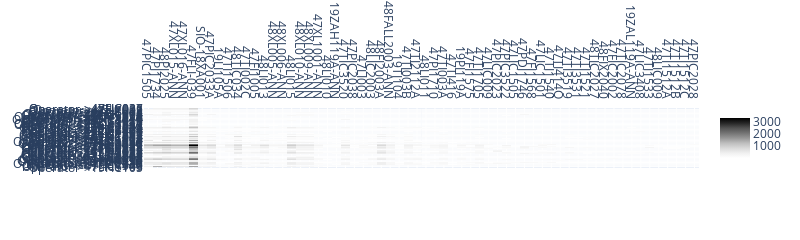

This figure's notebook cell:
### Code cell
# print(list(mg1.nodes))
import numpy as np
def operatorAlarmRelationHisto(g, filter_weght):

      
    # remove_edges = []
    # for op, al, weight in g.edges.data("weight"):
    #     if weight <=filter_weght:
    #         remove_edges.append((op,al))
    
    # print(">> Edges Being Removed: ", remove_edges)
    # g.remove_edges_from(remove_edges)
    # g.remove_nodes_from(list(nx.isolates(g)))

    int2operator = dict(enumerate([action for action in g.nodes if action.find("Operator")!=-1]))
    int2alarm = dict(enumerate([alarm for alarm in g.nodes if alarm.find("Operator")==-1]))

    alarm2int = {v:k for k,v in int2alarm.items()}
    operator2int = {v:k for k,v in int2operator.items()}

    
    # data = np.zeros((len(operat2int),len(alarm2int)))
    data = [[None for i in range(len(alarm2int))] for j in range(len(operator2int))]
    print(">> Dimension",len(data[0]), len(data))
#     print(data)

    print(f"After Removol: Alarm Tags = {len(alarm2int)} \n Operator Tags ={len(operator2int)} ")
    
    for op, al, weight in mg.edges.data("weight"):
        data[operator2int[op]][alarm2int[al]] = weight
    
#     print(data)
    import plotly.graph_objects as go

    fig = go.Figure(data=go.Heatmap(
                   z=data,
                    y = [int2operator[v] for v in int2operator.keys()],
                    x = [int2alarm[v] for v in int2alarm.keys()],
                   hoverongaps = False,colorscale='Greys'))
    
    
    fig.update_layout(
    width=800,
    height=100,
#     paper_bgcolor="LightSteelBlue",
    xaxis_nticks =150,
    yaxis_nticks =150
    )
    fig.update_xaxes(side="top")
    fig.show()


    

operatorAlarmRelationHisto(mg,0)

### Figure 1 — Plotly figure (JSON) as saved in the notebook; plotly's stock layout.template omitted (floating-point values rounded to 4 significant figures; data arrays with more than 128 entries replaced by an {"elided": "..."} marker saying what was removed)
{"data": [{"colorscale": [[0, "rgb(255,255,255)"], [0.125, "rgb(240,240,240)"], [0.25, "rgb(217,217,217)"], [0.375, "rgb(189,189,189)"], [0.5, "rgb(150,150,150)"], [0.625, "rgb(115,115,115)"], [0.75, "rgb(82,82,82)"], [0.875, "rgb(37,37,37)"], [1, "rgb(0, 0, 0)"]], "hoverongaps": false, "type": "heatmap", "x": ["47PIC1505", "47PI1734", "48PI2025", "47XL015-ANN", "47XL016-ANN", "47FLI-039", "SIO-18XA001", "47PIC2033A", "19LI105A", "47TI1506", "48TIC034", "47TI002C", "47FI1005", "48LI013", "48XL005-ANN", "48XL006-ANN", "48LI015", "48XL010-ANN", "48XL009-ANN", "47XL1001-ANN", "48LI010", "19ZAH119A-ANN", "47TIC3520", "47PIC2038", "47LI003", "48LIC2003", "48FI2003A", "48FALL2003-ANN", "19TI104", "47TI003B", "47TI2112A", "48LI011", "47PI1710", "47TI003A", "47TI416", "19PI119A", "47FI1575", "47TI1705", "47LIC009", "47PIC2023", "47PIC3522", "47LIC1505", "47PDI1746", "47FI1568", "47LIC1501", "47TI1540", "47TI414Q", "47TI3519", "47TI3531", "47TI1521", "48TIC2027", "48FIX2040", "47FIC2002", "47TIC2078", "19ZAL119A-ANN", "47LIC3408", "47TI1533", "48LIC009", "47TI1512A", "47TI1512B", "47TI1512C", "47PIC2028"], "y": ["Operator->19FIC105", "Operator->47LIC3103", "Operator->47FIC1540", "Operator->47FIC033", "Operator->47PIC2033B", "Operator->47PIC017", "Operator->47TIC259", "Operator->47HIC003B", "Operator->47HIC003D", "Operator->47TIC415", "Operator->47HIC2008", "Operator->47FIC2002", "Operator->48LI015", "Operator->47LIC1509", "Operator->47TIC1511", "Operator->47TIC2078", "Operator->47TIC3520", "Operator->47TIC007", "Operator->47FIC2032", "Operator->47PIC028", "Operator->47PIC029", "Operator->47FIC3102", "Operator->47TIC274", "Operator->47TIC927E", "Operator->47FIC013", "Operator->47TIC937E", "Operator->47PIC027", "Operator->47FIC2036", "Operator->47HIC003C", "Operator->47HIC1501", "Operator->47PIC2033A", "Operator->47FIC2026", "Operator->47FIC1520", "Operator->47HIC1504", "Operator->47TIC009", "Operator->47FIC017", "Operator->47HIC1503", "Operator->48TIC034", "Operator->47TIC1517", "Operator->47HIC1502", "Operator->47FIC1534", "Operator->47LIC006", "Operator->47PIC1501", "Operator->47LIC3404", "Operator->47LIC3409", "Operator->48TIC024", "Operator->47PIC2027", "Operator->47HIC2004", "Operator->47PIC2023", "Operator->47FIC1542", "Operator->47LIC1518", "Operator->47FIC2013A", "Operator->47FIC2014A", "Operator->47LIC2017", "Operator->47LIC1506", "Operator->47LIC1510", "Operator->47PDIC1521", "Operator->47FIC3410", "Operator->48FFX014", "Operator->48FFX019", "Operator->47FIC1522A", "Operator->47PIC3522", "Operator->48TIC008", "Operator->47LIC1505", "Operator->48FFIC014", "Operator->48TIC016", "Operator->47LIC002", "Operator->47FIC035", "Operator->47LY002", "Operator->47FIC037", "Operator->47FIC036"], "z": {"elided": "71x62 int values"}}], "layout": {"height": 100, "width": 800, "xaxis": {"nticks": 150, "side": "top", "type": "category"}, "yaxis": {"nticks": 150, "type": "category"}}}
